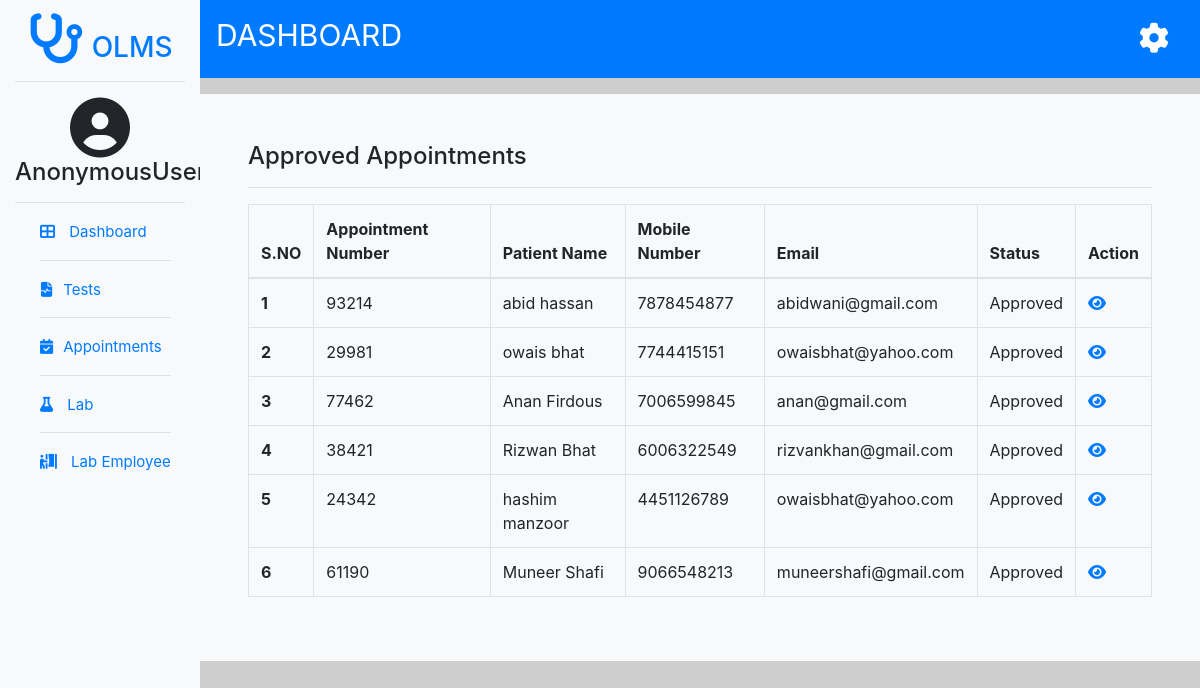
Page /approved-apts/ on the earlier database version.
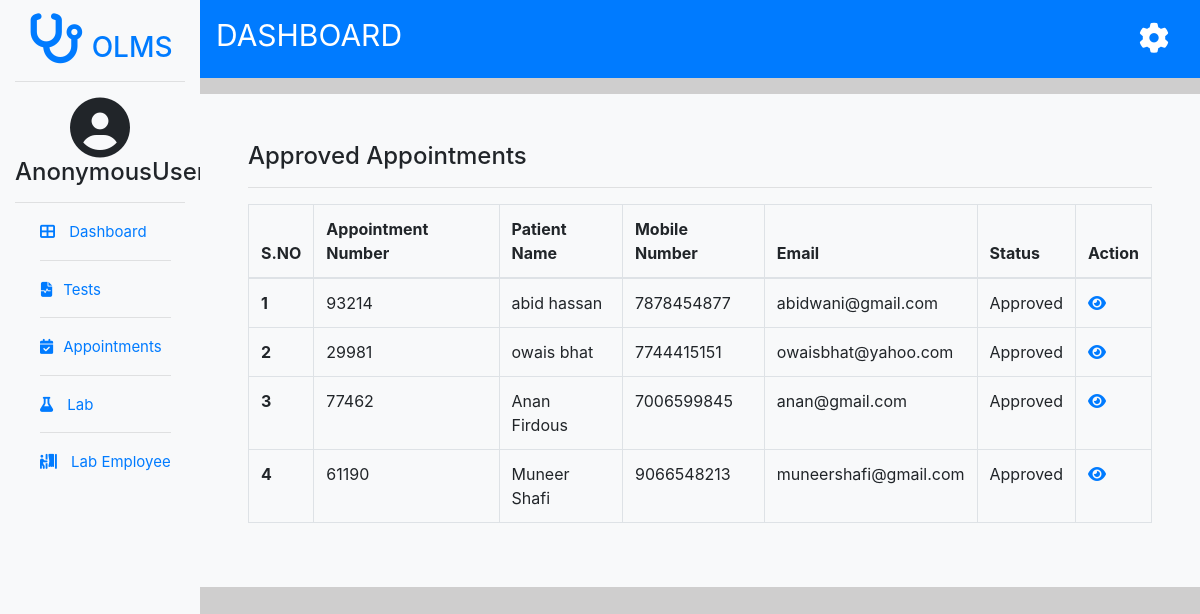
Same page on the later database version.
### users/models.py (models this page shows, shortened)
class appointment(models.Model):
    user_id = models.ForeignKey(enduser,on_delete=models.CASCADE)
    appointmentno = models.CharField(max_length=100)
    patientname =models.CharField(max_length=30)
    gender = models.CharField(max_length=10)
    address= models.CharField(max_length=200, default='NA')
    dateofbirth = models.DateField()
    mobile = models.IntegerField(unique=True)
    email= models.CharField(max_length=100)
    appointmentdate = models.DateField(default=date.today)
    appointmenttime = models.DateTimeField(default=timezone.now)
    prescription= models.FileField(blank=True, null=True)

### users/views.py (the view)
# urls.py: path("approved-apts/", views.approvedappointments, name='approvedapts'),
def approvedappointments(request):
    new=appointment.objects.filter(appointmentstatus__status='Approve')
    return render(request, 'approved-apts.html',{'newapt':new})

### templates/approved-apts.html (shortened to what this page needs)
{% extends 'adminbase.html' %}
{% block body %}
<div class="container  bg-light p-5 mt-3">
  <div class="row">
    <div class="col-lg-12">
      <h4>Approved Appointments</h4>
      <hr>
      <table class="table table-bordered">
        <thead>
          <tr>
            <th scope="col">S.NO</th>
            <th scope="col">Appointment Number</th>
            <th scope="col">Patient Name</th>
            <th scope="col">Mobile Number</th>
            <th scope="col">Email</th>
            <th scope="col">Status</th>
            <th scope="col">Action</th>
          </tr>
        </thead>
        <tbody>
        <tbody>
          {% for apt in newapt %}
          <tr>
            <th scope="row">{{forloop.counter}}</th>
            <td>{{apt.appointmentno}}</td>
            <td>{{ apt.patientname }}</td>
            <td>{{ apt.mobile }}</td>
            <td>{{ apt.email }}</td>
            <td>Approved</td>
            <td><a href="{% url 'appointmentdetails' apt.id %}"><i class="fas fa-eye"></i></a></td>
          </tr>
          {% endfor %}
        </tbody>
        </tbody>
      </table>
    </div>
  </div>
</div>
{% endblock body %}

Differences in the rows shown:
removed appointment: appointmentno "38421", patientname "Rizwan Bhat", mobile "6006322549", email "rizvankhan@gmail.com"
removed appointment: appointmentno "24342", patientname "hashim manzoor", mobile "4451126789", email "owaisbhat@yahoo.com"
